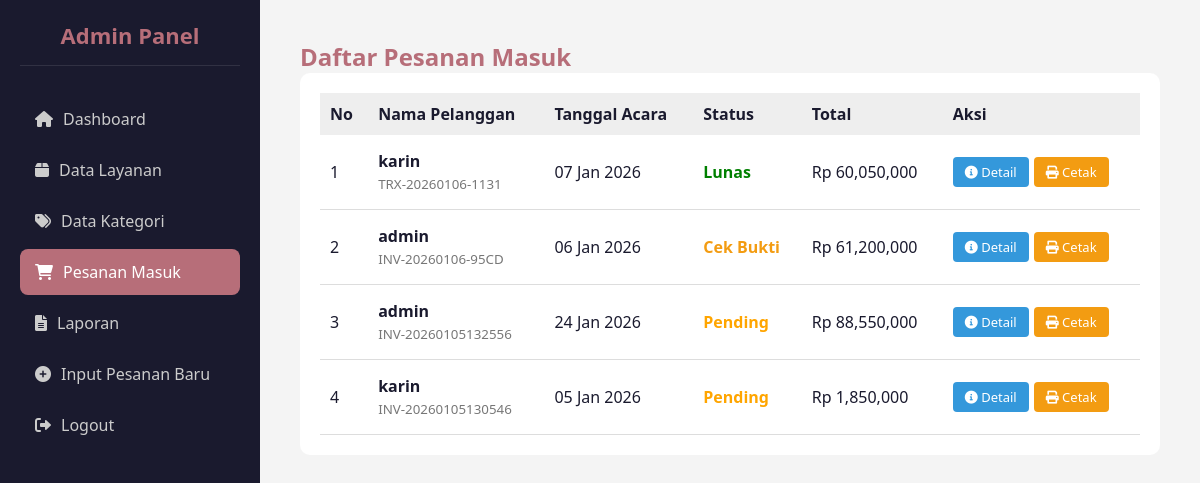
The app's page /wedding_organizer/admin/pesanan.php (signed in) with its own data.
### tables this page shows
CREATE TABLE `pemesanan` (
  `id_pemesanan` int(11) NOT NULL,
  `kode_transaksi` varchar(20) DEFAULT NULL,
  `id_user` int(11) NOT NULL,
  `tanggal_acara` date NOT NULL,
  `lokasi_acara` text NOT NULL,
  `catatan` text DEFAULT NULL,
  `opsi_pengiriman` varchar(50) DEFAULT 'Diantar',
  `total_harga` decimal(12,2) NOT NULL,
  `status_pemesanan` enum('pending','menunggu_pembayaran','menunggu_verifikasi','lunas','selesai','batal') DEFAULT 'pending',
  `metode_pemesanan` enum('online','offline') DEFAULT 'online',
  `created_at` datetime DEFAULT current_timestamp()
);

CREATE TABLE `users` (
  `id_user` int(11) NOT NULL,
  `nama` varchar(100) NOT NULL,
  `email` varchar(100) NOT NULL,
  `password` varchar(255) NOT NULL,
  `no_hp` varchar(15) DEFAULT NULL,
  `alamat` text DEFAULT NULL,
  `role` enum('admin','pelanggan') DEFAULT 'pelanggan',
  `created_at` datetime DEFAULT current_timestamp()
);

### wedding_organizer/admin/pesanan.php (the view, shortened to what this page needs)
<?php
include '../koneksi.php';
?>
<!DOCTYPE html>
<html lang="id">
<head>
    <link rel="stylesheet" href="../style.css">
    <link rel="stylesheet" href="https://cdnjs.cloudflare.com/ajax/libs/font-awesome/6.0.0/css/all.min.css">
</head>
<body class="admin-body">
    <div class="sidebar">
        <h2>Admin Panel</h2>
        <a href="index.php" class="<?= basename($_SERVER['PHP_SELF'])=='index.php'?'active':'' ?>"><i class="fas fa-home"></i> Dashboard</a>
        <a href="layanan.php" class="<?= basename($_SERVER['PHP_SELF'])=='layanan.php'?'active':'' ?>"><i class="fas fa-box"></i> Data Layanan</a>
        <a href="kategori.php" class="<?= basename($_SERVER['PHP_SELF'])=='kategori.php'?'active':'' ?>"><i class="fas fa-tags"></i> Data Kategori</a>
        <a href="pesanan.php" class="<?= basename($_SERVER['PHP_SELF'])=='pesanan.php'?'active':'' ?>"><i class="fas fa-shopping-cart"></i> Pesanan Masuk</a>
        <a href="laporan.php" class="<?= basename($_SERVER['PHP_SELF'])=='laporan.php'?'active':'' ?>"><i class="fas fa-file-alt"></i> Laporan</a>
        <a href="tambah_pesanan.php" class="btn-sidebar-new">
            <i class="fas fa-plus-circle"></i> Input Pesanan Baru
        </a>
        <a href="../logout.php" class="btn-logout">
            <i class="fas fa-sign-out-alt"></i> Logout
        </a>
    </div>
    <div class="admin-content">
        <h2 style="color:var(--primary);">Daftar Pesanan Masuk</h2>
        <div style="background: white; padding: 20px; border-radius: 10px;">
            <table class="table" style="width: 100%; border-collapse: collapse;">
                <thead>
                    <tr style="background: #eee; text-align: left;">
                        <th style="padding: 10px;">No</th>
                        <th style="padding: 10px;">Nama Pelanggan</th>
                        <th style="padding: 10px;">Tanggal Acara</th>
                        <th style="padding: 10px;">Status</th>
                        <th style="padding: 10px;">Total</th>
                        <th style="padding: 10px;">Aksi</th>
                    </tr>
                </thead>
                <tbody>
    <?php $nomor=1; ?>
    <?php
    $ambil = $koneksi->query("SELECT * FROM pemesanan JOIN users ON pemesanan.id_user=users.id_user ORDER BY id_pemesanan DESC");
    ?>
    <?php while($pecah = $ambil->fetch_assoc()){ ?>
    <tr style="border-bottom: 1px solid #ddd;">
        <td style="padding: 15px 10px;"><?php echo $nomor; ?></td>
        <td style="padding: 15px 10px;">
            <b><?php echo $pecah['nama']; ?></b><br>
            <small style="color: #777;"><?php echo $pecah['kode_transaksi']; ?></small>
        </td>
        <td style="padding: 15px 10px;">
            <?php echo date("d M Y", strtotime($pecah['tanggal_acara'])); ?>
        </td>
        <td style="padding: 15px 10px;">
            <?php
                $status = $pecah['status_pemesanan'];
                if($status=='pending') { echo "<span style='color:orange; font-weight:bold;'>Pending</span>"; }
                elseif($status=='lunas') { echo "<span style='color:green; font-weight:bold;'>Lunas</span>"; }
                elseif($status=='menunggu_pembayaran') { echo "<span style='color:#e67e22; font-weight:bold;'>Belum Bayar</span>"; }
                elseif($status=='menunggu_verifikasi') { echo "<span style='color:#f39c12; font-weight:bold;'>Cek Bukti</span>"; }
                else { echo "<span style='color:red; font-weight:bold;'>".ucfirst($status)."</span>"; }
            ?>
        </td>
        <td style="padding: 15px 10px;">
            Rp <?php echo number_format($pecah['total_harga']); ?>
        </td>
        <td style="padding: 15px 10px;">
            <div style="display: flex; gap: 5px; align-items: center;">
                <a href="detail_pesanan.php?id=<?php echo $pecah['id_pemesanan']; ?>"
                   style="background: #3498db; color: white; padding: 6px 12px; border-radius: 4px; text-decoration: none; font-size: 13px; display: inline-block;">
                    <i class="fas fa-info-circle"></i> Detail
                </a>
                <a href="cetak_nota.php?id=<?php echo $pecah['id_pemesanan']; ?>" target="_blank"
                   style="background: #f39c12; color: white; padding: 6px 12px; border-radius: 4px; text-decoration: none; font-size: 13px; display: inline-block;">
                    <i class="fas fa-print"></i> Cetak
                </a>
            </div>
        </td>
    </tr>
    <?php $nomor++; ?>
    <?php } ?>
</tbody>
            </table>
        </div>
    </div>
</body>
</html>

### wedding_organizer/style.css (style rules this page uses)
:root { --primary: #B76E79; --secondary: #FFFEF0; --text: #1A1A2E; --white: #ffffff; --gray: #f4f4f4; --accent: #d48c96; }
* { margin: 0; padding: 0; box-sizing: border-box; }
body { font-family: 'Segoe UI', Tahoma, Geneva, Verdana, sans-serif; background-color: var(--secondary); color: var(--text); display: flex; flex-direction: column; min-height: 100vh; }
a { text-decoration: none; color: inherit; }
.admin-body { display: flex; flex-direction: row; background-color: var(--gray); min-height: 100vh; }
.sidebar { width: 260px; background-color: var(--text); color: white; padding: 20px; display: flex; flex-direction: column; flex-shrink: 0; position: fixed; height: 100%; left: 0; top: 0; overflow-y: auto; }
.sidebar h2 { text-align: center; color: var(--primary); margin-bottom: 30px; font-size: 22px; border-bottom: 1px solid rgba(255,255,255,0.1); padding-bottom: 15px; }
.sidebar a { color: #ccc; padding: 12px 15px; margin-bottom: 5px; border-radius: 8px; display: flex; align-items: center; gap: 10px; transition: 0.3s; }
.sidebar a:hover, .sidebar a.active { background-color: var(--primary); color: white; }
.admin-content { margin-left: 260px; flex: 1; padding: 40px; width: calc(100% - 260px); }

### records on screen
pemesanan: id_user.nama "karin", kode_transaksi "TRX-20260106-1131", tanggal_acara "07 Jan 2026", status_pemesanan "Lunas", total_harga "60,050,000"
pemesanan: id_user.nama "admin", kode_transaksi "INV-20260106-95CD", tanggal_acara "06 Jan 2026", shows "Cek Bukti", total_harga "61,200,000"
pemesanan: id_user.nama "admin", kode_transaksi "INV-20260105132556", tanggal_acara "24 Jan 2026", status_pemesanan "Pending", total_harga "88,550,000"
pemesanan: id_user.nama "karin", kode_transaksi "INV-20260105130546", tanggal_acara "05 Jan 2026", status_pemesanan "Pending", total_harga "1,850,000"
